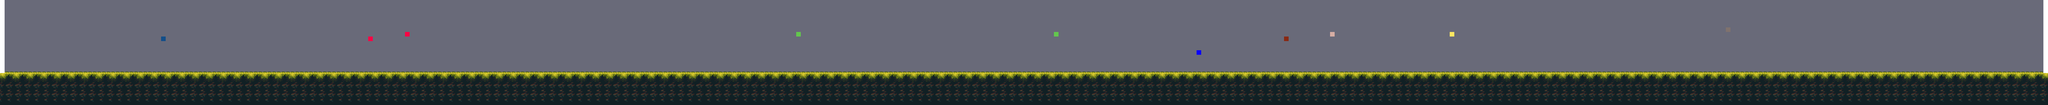

This game map was drawn from its Tiled (.tmx) file and the tilesets committed beside it. A one-line description and the trimmed map source follow:
An orthogonal 445x23 tile map with 16x16 px tiles, 16 tile layers (H_let_forest__values, Ground_values, Ground_1, Ground_2, ...), 12 tilesets.

<map version="1.4" tiledversion="1.4.2" orientation="orthogonal" renderorder="right-down" compressionlevel="0" width="445" height="23" tilewidth="16" tileheight="16" infinite="0" backgroundcolor="#696A79" nextlayerid="17" nextobjectid="1"><tileset firstgid="1" name="Tileset2" tilewidth="16" tileheight="16" tilecount="1160" columns="58" objectalignment="topleft" margin="0" spacing="0"><image source="..\..\..\map\Magic-Cliffs-Gamekit\Environment\PNG\tileset.png" width="928" height="320" /></tileset><tileset firstgid="1161" name="Trees" tilewidth="16" tileheight="16" tilecount="576" columns="48" objectalignment="topleft" margin="0" spacing="0"><image source="..\..\..\tilesets\Trees\48x48 trees.png" width="768" height="192" /></tileset><tileset firstgid="1737" name="Portal" tilewidth="16" tileheight="16" tilecount="1" columns="1" objectalignment="topleft"><image source="Portal.intgrid.png" width="16" height="16" /></tileset><tileset firstgid="1738" name="V_let_gran" tilewidth="16" tileheight="16" tilecount="1" columns="1" objectalignment="topleft"><image source="V_let_gran.intgrid.png" width="16" height="16" /></tileset><tileset firstgid="1739" name="Enemys" tilewidth="16" tileheight="16" tilecount="10" columns="10" objectalignment="topleft"><image source="Enemys.intgrid.png" width="160" height="16" /></tileset><tileset firstgid="1749" name="Trees3" tilewidth="16" tileheight="16" tilecount="1" columns="1" objectalignment="topleft"><image source="Trees3.intgrid.png" width="16" height="16" /></tileset><tileset firstgid="1750" name="Trees2" tilewidth="16" tileheight="16" tilecount="1" columns="1" objectalignment="topleft"><image source="Trees2.intgrid.png" width="16" height="16" /></tileset><tileset firstgid="1751" name="Trees1" tilewidth="16" tileheight="16" tilecount="1" columns="1" objectalignment="topleft"><image source="Trees1.intgrid.png" width="16" height="16" /></tileset><tileset firstgid="1752" name="Trees" tilewidth="16" tileheight="16" tilecount="1" columns="1" objectalignment="topleft"><image source="Trees.intgrid.png" width="16" height="16" /></tileset><tileset firstgid="1753" name="Grass" tilewidth="16" tileheight="16" tilecount="1" columns="1" objectalignment="topleft"><image source="Grass.intgrid.png" width="16" height="16" /></tileset><tileset firstgid="1754" name="Ground" tilewidth="16" tileheight="16" tilecount="1" columns="1" objectalignment="topleft"><image source="Ground.intgrid.png" width="16" height="16" /></tileset><tileset firstgid="1755" name="H_let_forest_" tilewidth="16" tileheight="16" tilecount="1" columns="1" objectalignment="topleft"><image source="H_let_forest_.intgrid.png" width="16" height="16" /></tileset><layer id="1" name="H_let_forest__values" width="445" height="23" opacity="1"><data>[10235 cells, 439 non-empty, 1 distinct tile ids]</data></layer><layer id="2" name="Ground_values" width="445" height="23" opacity="1"><data>[10235 cells, 891 non-empty, 1 distinct tile ids]</data></layer><layer id="3" name="Ground_1" width="445" height="23" opacity="1"><data>[10235 cells, 2225 non-empty, 6 distinct tile ids]</data></layer><layer id="4" name="Ground_2" width="445" height="23" opacity="1"><data>[10235 cells, 449 non-empty, 4 distinct tile ids]</data></layer><layer id="5" name="Ground_3" width="445" height="23" opacity="1"><data>[10235 cells, 1 non-empty, 1 distinct tile ids]</data></layer><layer id="6" name="Ground_4" width="445" height="23" opacity="1"><data>[10235 cells, 1 non-empty, 1 distinct tile ids]</data></layer><layer id="7" name="Grass_values" width="445" height="23" opacity="1"><data>[10235 cells, 0 non-empty, 0 distinct tile ids]</data></layer><layer id="8" name="Trees_values" width="445" height="23" opacity="1"><data>[10235 cells, 0 non-empty, 0 distinct tile ids]</data></layer><layer id="9" name="AutoLayer_1" width="445" height="23" opacity="1"><data>[10235 cells, 1335 non-empty, 9 distinct tile ids]</data></layer><layer id="10" name="AutoLayer_2" width="445" height="23" opacity="1"><data>[10235 cells, 0 non-empty, 0 distinct tile ids]</data></layer><layer id="11" name="Trees1_values" width="445" height="23" opacity="1"><data>[10235 cells, 0 non-empty, 0 distinct tile ids]</data></layer><layer id="12" name="Trees2_values" width="445" height="23" opacity="1"><data>[10235 cells, 0 non-empty, 0 distinct tile ids]</data></layer><layer id="13" name="Trees3_values" width="445" height="23" opacity="1"><data>[10235 cells, 0 non-empty, 0 distinct tile ids]</data></layer><layer id="14" name="Enemys" width="445" height="23" opacity="1"><data>[10235 cells, 9 non-empty, 7 distinct tile ids]</data></layer><layer id="15" name="V_let_gran" width="445" height="23" opacity="1"><data>[10235 cells, 32 non-empty, 1 distinct tile ids]</data></layer><layer id="16" name="Portal" width="445" height="23" opacity="1"><data>[10235 cells, 1 non-empty, 1 distinct tile ids]</data></layer></map>
